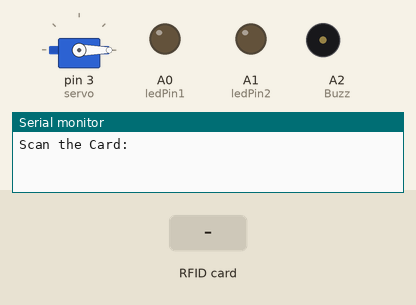
This sketch was run on a simulated Arduino Uno, built with avr-gcc and run on an emulated ATmega328P. On the bench: servo, output pins drawn as LEDs (lit = HIGH), buzzer (waves = sounding), the last lines printed to the serial monitor. The inputs (shaded band) are chosen by the test bench. Pins used as bus, display or sensor lines are not drawn.

Above: at 1.2 s.
1.3 s: RFID card 35 7B 2C D9 held to the reader
At 1.45 s:
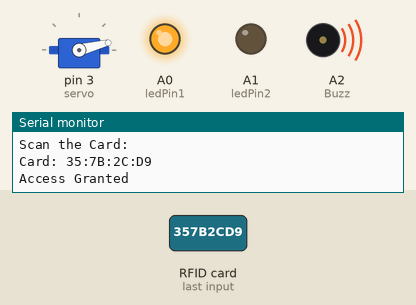
At 2.6 s:
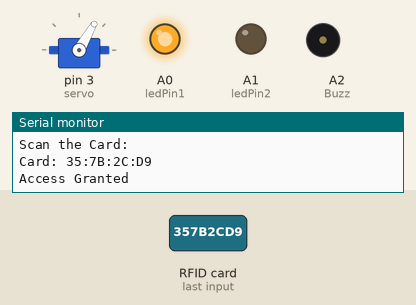
4.3 s: RFID card 5E 7A 19 C4 held to the reader
At 4.64 s:
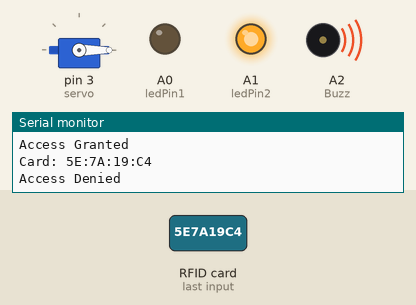
Timing chart, 0 to 7.3 s (numbered marks = the images above; inputs shaded):
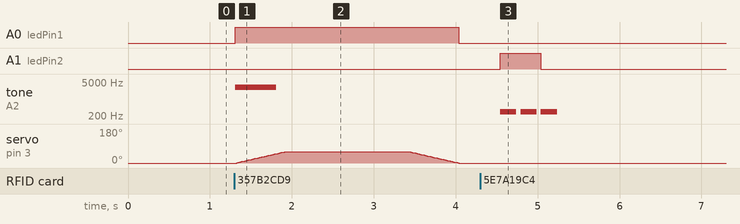

The sketch:

DoorLock.ino
```cpp
#include <Servo.h>
#include <SPI.h>
#include <MFRC522.h>

#define SS_PIN 10
#define RST_PIN 9
#define ledPin1 A0
#define ledPin2 A1
#define Buzz A2
Servo servo;
int pos = 0;
MFRC522 rc522(SS_PIN, RST_PIN);

void setup() {
  // put your setup code here, to run once:
  Serial.begin(9600);
  SPI.begin();
  rc522.PCD_Init();     //Initialize card reader
  pinMode(A0, OUTPUT);
  pinMode(A1, OUTPUT);
  pinMode(A2, OUTPUT);
  servo.attach(3);
  servo.write(0);
  Serial.println("Scan the Card:");
}

void loop() {
  // put your main code here, to run repeatedly:

  //check if any card is present and also scan only one card if multiple are present
  if(!rc522.PICC_IsNewCardPresent() || !rc522.PICC_ReadCardSerial())  return;

  //check if the type of the card is what we need and not any other card.
  MFRC522::PICC_Type type = rc522.PICC_GetType(rc522.uid.sak);
  if(type!= MFRC522::PICC_TYPE_MIFARE_MINI &&
     type!= MFRC522::PICC_TYPE_MIFARE_1K &&
     type!= MFRC522::PICC_TYPE_MIFARE_4K) return;
  String strID = "";
  for(byte i=0; i<4; i++) strID += (rc522.uid.uidByte[i] < 0x10 ? "0" : "") + String(rc522.uid.uidByte[i], HEX) + (i != 3 ? ":" : "");

  //put ID in capitals
  strID.toUpperCase();
  Serial.print("Card: ");
  Serial.println(strID);

  //Do the verification
  if(strID.indexOf("35:7B:2C:D9") >=0){
    Serial.println("Access Granted");
    digitalWrite(A0, HIGH);
    tone(Buzz, 3000, 500);
    for (pos = 0; pos <= 60; pos += 1) { // goes from 0 degrees to 60 degrees
                                         // in steps of 1 degree
    servo.write(pos);                    // tell servo to go to position in variable 'pos'
    delay(10);                           // waits 10ms for the servo to reach the position
  }
  delay(1500);
  for (pos = 60; pos >= 0; pos -= 1) {   // goes from 60 degrees to 0 degrees
    servo.write(pos);                    // tell servo to go to position in variable 'pos'
    delay(10);                           // waits 10ms for the servo to reach the position
  }
    digitalWrite(A0, LOW);
    delay(500);
  }
  else{
    Serial.println("Access Denied");
    digitalWrite(A1, HIGH);
    tone(Buzz, 300, 200);
    delay(250);
    tone(Buzz, 300, 200);
    delay(250);
    tone(Buzz, 300, 200);
    digitalWrite(A1, LOW);
    delay(400);
  }
}
```

Measured:
- after the input at 1.3 s, A0 (ledPin1): LOW → HIGH at once, → LOW 2.7 s later; tone on A2 (Buzz): silent → 3000 Hz at once, → silent 0.50 s later; servo on pin 3 (servo): rises from 0° to 60° in 0.58 s, then falls to 0° in 2.1 s
- after the input at 4.3 s, A1 (ledPin2): LOW → HIGH after 0.24 s, → LOW 0.50 s later; tone on A2 (Buzz): alternates 300 Hz for 0.20 s and silent for 0.05 s, 6 changes in all, then stays silent, starting after 0.24 s
